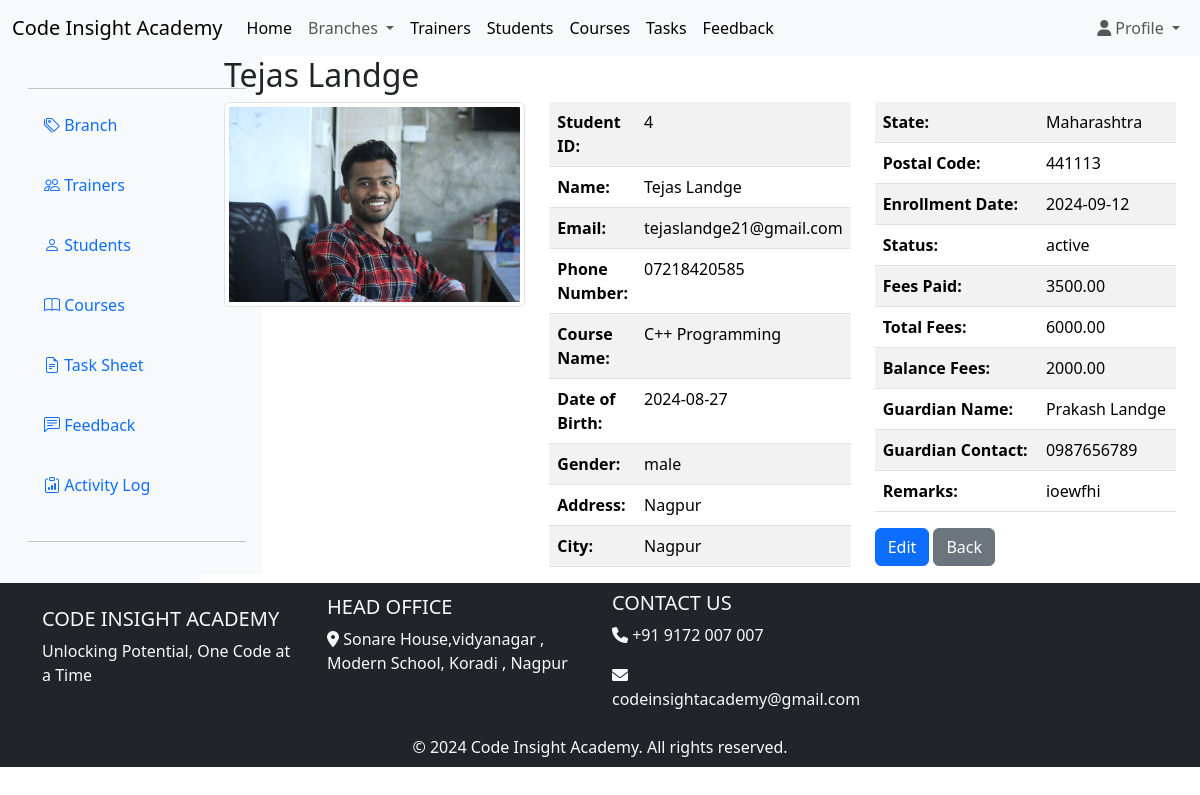
The app's page /superadmin/student_details.php?id=4 (signed in) with its own data.
### tables this page shows
CREATE TABLE `students` (
  `student_id` int(11) NOT NULL,
  `first_name` varchar(100) DEFAULT NULL,
  `last_name` varchar(100) DEFAULT NULL,
  `email` varchar(255) DEFAULT NULL,
  `phone_number` varchar(20) DEFAULT NULL,
  `course_name` varchar(255) NOT NULL,
  `date_of_birth` date DEFAULT NULL,
  `gender` enum('male','female','other') DEFAULT NULL,
  `address` varchar(255) DEFAULT NULL,
  `city` varchar(100) DEFAULT NULL,
  `state` varchar(100) DEFAULT NULL,
  `postal_code` varchar(10) DEFAULT NULL,
  `enrollment_date` date DEFAULT NULL,
  `status` enum('active','inactive') DEFAULT NULL,
  `fees_paid` decimal(10,2) DEFAULT NULL,
  `total_fees` decimal(10,2) DEFAULT NULL,
  `balance_fees` decimal(10,2) DEFAULT NULL,
  `guardian_name` varchar(255) DEFAULT NULL,
  `guardian_contact` varchar(20) DEFAULT NULL,
  `profile` varchar(255) DEFAULT NULL,
  `remarks` text DEFAULT NULL
);

### superadmin/student_details.php (the view, shortened to what this page needs)
<?php
include '../includes/db.php';
include '../includes/header.php';
if (isset($_GET['id'])) {
    $student_id = $_GET['id'];
    $sql = "SELECT * FROM students WHERE student_id = '$student_id'";
    $result = mysqli_query($conn, $sql);
    $student = mysqli_fetch_assoc($result);
} else {
    echo "No student selected.";
    exit;
}
?>
<div class="container-fluid">
    <div class="row">
        <nav id="sidebar" class="col-md-3 d-none d-md-block col-lg-2 d-md-block bg-light fixed-top-10">
            <?php include '../includes/sidebar.php'; ?>
        </nav>
        <main class="col-md-9 ms-sm-auto col-lg-10 px-md-4">
            <h2><?php echo $student['first_name'] . ' ' . $student['last_name']; ?></h2>
            <div class="row">
                <div class="col-md-4">
                    <img src="../student_profile/<?php echo $student['profile']; ?>" alt="Profile Photo"
                        class="img-fluid img-thumbnail">
                </div>
                <div class="col-md-4">
                    <table class="table table-striped">
                        <tr>
                            <th>Student ID:</th>
                            <td><?php echo $student['student_id']; ?></td>
                        </tr>
                        <tr>
                            <th>Name:</th>
                            <td><?php echo $student['first_name'] . ' ' . $student['last_name']; ?></td>
                        </tr>
                        <tr>
                            <th>Email:</th>
                            <td><?php echo $student['email']; ?></td>
                        </tr>
                        <tr>
                            <th>Phone Number:</th>
                            <td><?php echo $student['phone_number']; ?></td>
                        </tr>
                        <tr>
                            <th>Course Name:</th>
                            <td><?php echo $student['course_name']; ?></td>
                        </tr>
                        <tr>
                            <th>Date of Birth:</th>
                            <td><?php echo $student['date_of_birth']; ?></td>
                        </tr>
                        <tr>
                            <th>Gender:</th>
                            <td><?php echo $student['gender']; ?></td>
                        </tr>
                        <tr>
                            <th>Address:</th>
                            <td><?php echo $student['address']; ?></td>
                        </tr>
                        <tr>
                            <th>City:</th>
                            <td><?php echo $student['city']; ?></td>
                        </tr>
                    </table>
                </div>
                <div class="col-md-4">
                    <table class="table table-striped">
                        <tr>
                            <th>State:</th>
                            <td><?php echo $student['state']; ?></td>
                        </tr>
                        <tr>
                            <th>Postal Code:</th>
                            <td><?php echo $student['postal_code']; ?></td>
                        </tr>
                        <tr>
                            <th>Enrollment Date:</th>
                            <td><?php echo $student['enrollment_date']; ?></td>
                        </tr>
                        <tr>
                            <th>Status:</th>
                            <td><?php echo $student['status']; ?></td>
                        </tr>
                        <tr>
                            <th>Fees Paid:</th>
                            <td><?php echo $student['fees_paid']; ?></td>
                        </tr>
                        <tr>
                            <th>Total Fees:</th>
                            <td><?php echo $student['total_fees']; ?></td>
                        </tr>
                        <tr>
                            <th>Balance Fees:</th>
                            <td><?php echo $student['balance_fees']; ?></td>
                        </tr>
                        <tr>
                            <th>Guardian Name:</th>
                            <td><?php echo $student['guardian_name']; ?></td>
                        </tr>
                        <tr>
                            <th>Guardian Contact:</th>
                            <td><?php echo $student['guardian_contact']; ?></td>
                        </tr>
                        <tr>
                            <th>Remarks:</th>
                            <td><?php echo $student['remarks']; ?></td>
                        </tr>
                    </table>
                    <a href="../edit/edit_student.php?id=<?php echo $student['student_id']; ?>" class="btn btn-primary">Edit
                        </a>
                    <a href="../superadmin/students.php" class="btn btn-secondary">Back</a>
                </div>
            </div>
        </main>
    </div>
</div>
<?php include '../includes/footer.php'; ?>

### records on screen
students: first_name "Tejas", last_name "Landge", profile (picture), student_id "4", email "tejaslandge21@gmail.com", phone_number "07218420585", course_name "C++ Programming", date_of_birth "2024-08-27", gender "male", address "Nagpur", city "Nagpur", state "Maharashtra", postal_code "441113", enrollment_date "2024-09-12", status "active", fees_paid "3500.00", total_fees "6000.00", balance_fees "2000.00", guardian_name "Prakash Landge", guardian_contact "0987656789", remarks "ioewfhi"
